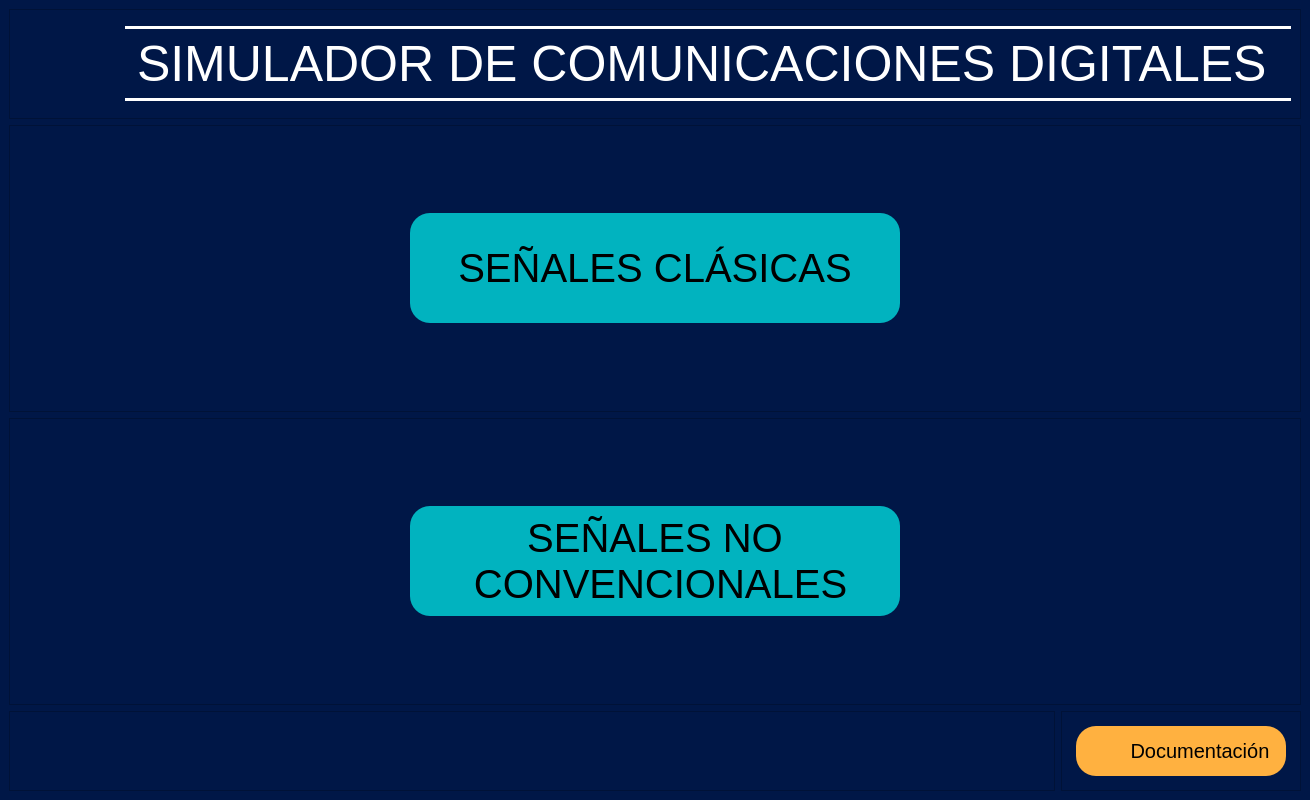
<?xml version="1.0" encoding="UTF-8"?>
<ui version="4.0">
 <class>MainWindow</class>
 <widget class="QMainWindow" name="MainWindow">
  <property name="geometry">
   <rect>
    <x>0</x>
    <y>0</y>
    <width>1310</width>
    <height>800</height>
   </rect>
  </property>
  <property name="windowTitle">
   <string>MainWindow</string>
  </property>
  <widget class="QWidget" name="centralwidget">
   <property name="styleSheet">
    <string notr="true">QWidget{
background: rgb(0, 23, 71);
font-family: Microsoft Sans Serif;
}

QPushButton{
background-color: rgb(1, 179, 191);
font-size: 40px;
border-radius: 20px;
color: rgb(0,0,0);
}

QPushButton:hover{
background-color: rgb(77, 242, 243);
}


</string>
   </property>
   <layout class="QGridLayout" name="gridLayout_6">
    <item row="0" column="0" colspan="2">
     <widget class="QFrame" name="frame_5">
      <property name="minimumSize">
       <size>
        <width>0</width>
        <height>110</height>
       </size>
      </property>
      <property name="maximumSize">
       <size>
        <width>16777215</width>
        <height>110</height>
       </size>
      </property>
      <property name="frameShape">
       <enum>QFrame::StyledPanel</enum>
      </property>
      <property name="frameShadow">
       <enum>QFrame::Raised</enum>
      </property>
      <layout class="QGridLayout" name="gridLayout_5">
       <property name="topMargin">
        <number>0</number>
       </property>
       <property name="bottomMargin">
        <number>0</number>
       </property>
       <item row="0" column="0">
        <widget class="QLabel" name="label">
         <property name="minimumSize">
          <size>
           <width>100</width>
           <height>100</height>
          </size>
         </property>
         <property name="maximumSize">
          <size>
           <width>100</width>
           <height>100</height>
          </size>
         </property>
         <property name="text">
          <string/>
         </property>
         <property name="pixmap">
          <pixmap>LogoSimuladorTesis.png</pixmap>
         </property>
         <property name="scaledContents">
          <bool>true</bool>
         </property>
        </widget>
       </item>
       <item row="0" column="1">
        <widget class="QLabel" name="MainTitleLabel">
         <property name="minimumSize">
          <size>
           <width>0</width>
           <height>75</height>
          </size>
         </property>
         <property name="maximumSize">
          <size>
           <width>16777215</width>
           <height>75</height>
          </size>
         </property>
         <property name="styleSheet">
          <string notr="true">QLabel{
qproperty-alignment: AlignCenter;
font-family: Microsoft Sans Serif;
font-size: 50px;
border-top: 3px solid white;
border-bottom: 3px solid white;
color: white;
}</string>
         </property>
         <property name="text">
          <string>SIMULADOR DE COMUNICACIONES DIGITALES</string>
         </property>
        </widget>
       </item>
      </layout>
     </widget>
    </item>
    <item row="1" column="0" colspan="2">
     <widget class="QFrame" name="frame">
      <property name="minimumSize">
       <size>
        <width>500</width>
        <height>135</height>
       </size>
      </property>
      <property name="maximumSize">
       <size>
        <width>16777215</width>
        <height>16777215</height>
       </size>
      </property>
      <property name="frameShape">
       <enum>QFrame::StyledPanel</enum>
      </property>
      <property name="frameShadow">
       <enum>QFrame::Raised</enum>
      </property>
      <layout class="QGridLayout" name="gridLayout">
       <item row="0" column="0">
        <widget class="QPushButton" name="SClasicasButton">
         <property name="minimumSize">
          <size>
           <width>490</width>
           <height>110</height>
          </size>
         </property>
         <property name="maximumSize">
          <size>
           <width>490</width>
           <height>110</height>
          </size>
         </property>
         <property name="text">
          <string>SEÑALES CLÁSICAS</string>
         </property>
        </widget>
       </item>
      </layout>
     </widget>
    </item>
    <item row="2" column="0" colspan="2">
     <widget class="QFrame" name="frame_2">
      <property name="minimumSize">
       <size>
        <width>500</width>
        <height>135</height>
       </size>
      </property>
      <property name="maximumSize">
       <size>
        <width>16777215</width>
        <height>16777215</height>
       </size>
      </property>
      <property name="frameShape">
       <enum>QFrame::StyledPanel</enum>
      </property>
      <property name="frameShadow">
       <enum>QFrame::Raised</enum>
      </property>
      <layout class="QGridLayout" name="gridLayout_2">
       <item row="0" column="0">
        <widget class="QPushButton" name="SNoConvencionalesButton">
         <property name="minimumSize">
          <size>
           <width>490</width>
           <height>110</height>
          </size>
         </property>
         <property name="maximumSize">
          <size>
           <width>490</width>
           <height>110</height>
          </size>
         </property>
         <property name="text">
          <string>SEÑALES NO 
 CONVENCIONALES</string>
         </property>
        </widget>
       </item>
      </layout>
     </widget>
    </item>
    <item row="3" column="0">
     <widget class="QFrame" name="frame_4">
      <property name="minimumSize">
       <size>
        <width>950</width>
        <height>80</height>
       </size>
      </property>
      <property name="maximumSize">
       <size>
        <width>16777215</width>
        <height>80</height>
       </size>
      </property>
      <property name="frameShape">
       <enum>QFrame::StyledPanel</enum>
      </property>
      <property name="frameShadow">
       <enum>QFrame::Raised</enum>
      </property>
      <layout class="QGridLayout" name="gridLayout_4"/>
     </widget>
    </item>
    <item row="3" column="1">
     <widget class="QFrame" name="frame_3">
      <property name="minimumSize">
       <size>
        <width>240</width>
        <height>80</height>
       </size>
      </property>
      <property name="maximumSize">
       <size>
        <width>240</width>
        <height>80</height>
       </size>
      </property>
      <property name="frameShape">
       <enum>QFrame::StyledPanel</enum>
      </property>
      <property name="frameShadow">
       <enum>QFrame::Raised</enum>
      </property>
      <layout class="QGridLayout" name="gridLayout_3">
       <item row="0" column="0">
        <widget class="QPushButton" name="DocumentationButton">
         <property name="minimumSize">
          <size>
           <width>210</width>
           <height>50</height>
          </size>
         </property>
         <property name="maximumSize">
          <size>
           <width>210</width>
           <height>50</height>
          </size>
         </property>
         <property name="styleSheet">
          <string notr="true">QPushButton{
background-color: rgb(255, 177, 64);
font-size: 20px;
border-radius: 20px;
text-align: right;
}

QPushButton:hover{
background-color: rgb(255, 202, 128);
}
</string>
         </property>
         <property name="text">
          <string>Documentación   </string>
         </property>
        </widget>
       </item>
      </layout>
      <widget class="QLabel" name="ManualPic">
       <property name="geometry">
        <rect>
         <x>20</x>
         <y>20</y>
         <width>41</width>
         <height>35</height>
        </rect>
       </property>
       <property name="minimumSize">
        <size>
         <width>41</width>
         <height>35</height>
        </size>
       </property>
       <property name="maximumSize">
        <size>
         <width>41</width>
         <height>35</height>
        </size>
       </property>
       <property name="styleSheet">
        <string notr="true">QLabel{
background-color: rgb(255, 177, 64, 0);
}</string>
       </property>
       <property name="text">
        <string/>
       </property>
       <property name="pixmap">
        <pixmap>Manual Icon.png</pixmap>
       </property>
       <property name="scaledContents">
        <bool>true</bool>
       </property>
      </widget>
      <zorder>DocumentationButton</zorder>
      <zorder>ManualPic</zorder>
     </widget>
    </item>
   </layout>
  </widget>
 </widget>
 <resources/>
 <connections/>
</ui>
